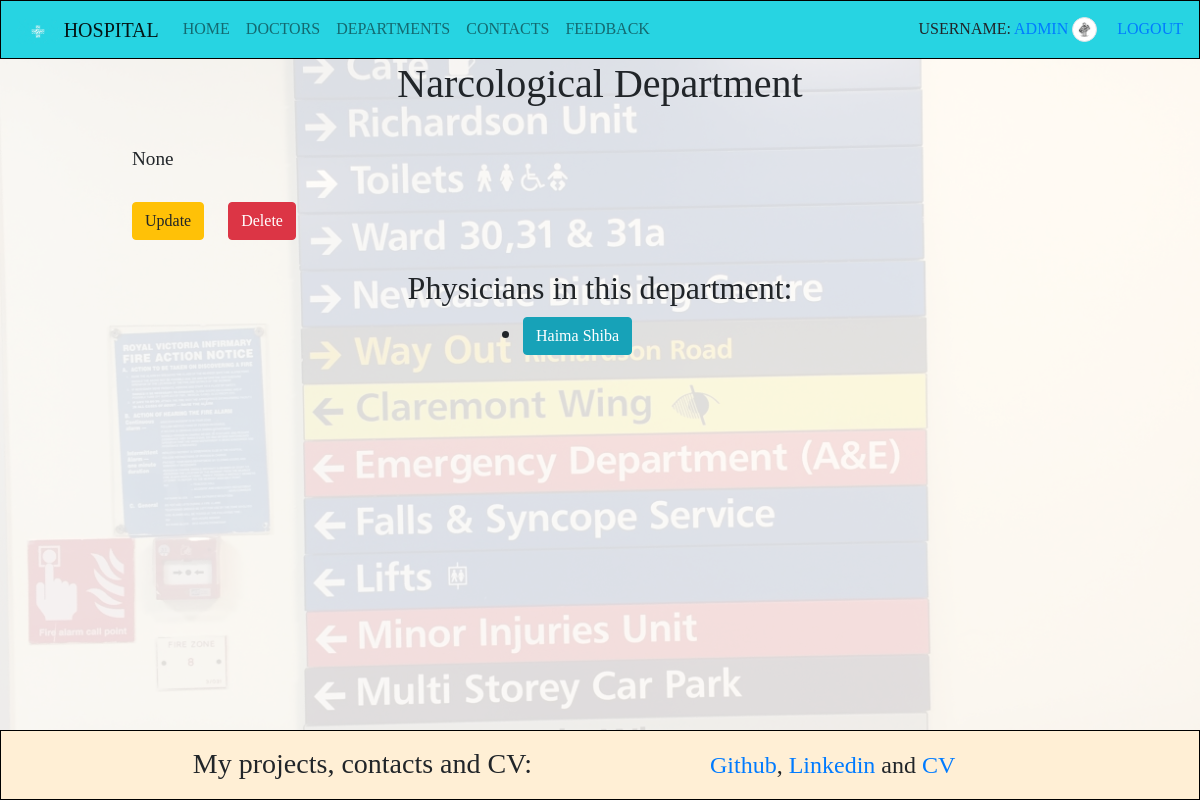
Before: /departments/12/ (signed in) with the older database file.
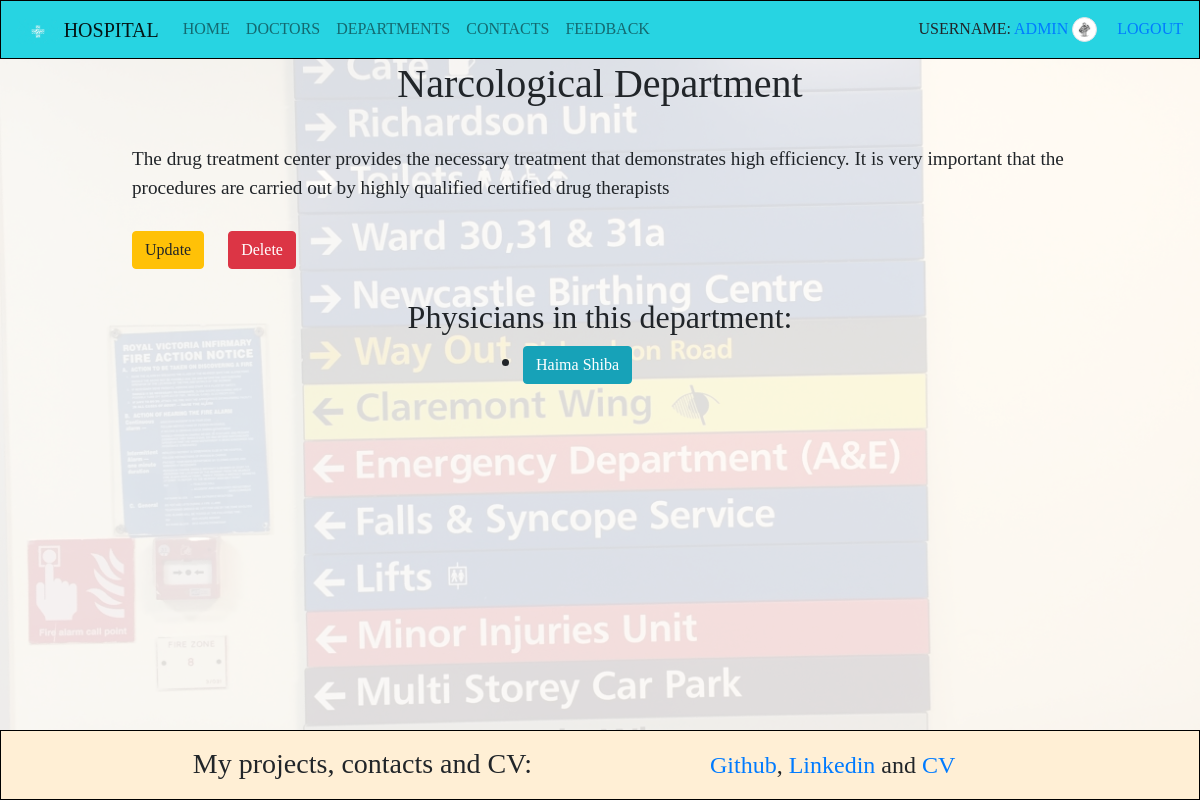
After: the same page with the newer database file.
### app/models.py (models this page shows, shortened)
class Doctor(AbstractUser):
    experience = models.IntegerField(null=True, blank=True, default=0)
    description = models.CharField(max_length=255, null=True, blank=True)
    contacts = models.IntegerField(null=True, blank=True)
    avatar = models.ImageField(upload_to="avatars", null=True, blank=True, default="avatars/default_user.png")
    department = models.ManyToManyField(Department)
    class Meta:
        ordering = ["first_name"]

class Department(models.Model):
    name = models.CharField(max_length=255)
    description = models.CharField(max_length=500, null=True, blank=True)
    class Meta:
        ordering = ["name"]

### app/views.py (the view)
# urls.py: path("departments/<int:pk>/", DepartmentDetailView.as_view(), name="departments_detail"),
class DepartmentDetailView(generic.DetailView):
    model = Department

### templates/app/department_detail.html (shortened to what this page needs)
{% extends "base.html" %}
{% block content %}
    <div class="department_detail">
        <h1 class="text-center">{{ department.name }}</h1>
        <br>
        <div class="department_description">
            {{ department.description }}
            <br>
            <br>
            <a class="btn btn-warning" href="{% url 'app:departments_update' pk=department.id %}">Update</a>
            <a class="btn btn-danger" href="{% url 'app:departments_delete' pk=department.id %}">Delete</a>
        </div>
        <div>
            <br>
            <h2 class="text-center">Physicians in this department:</h2>
            <div class="department_doctor">
                <ul>
                    {% for doctors in department.doctor_set.all %}
                    <li>
                        <a class="btn btn-info"  href="{% url 'app:doctor_detail' pk=doctors.id %}">
                        {{ doctors.first_name }} {{ doctors.last_name }}</a>
                    </li>
                    {% endfor %}
                </ul>
            </div>
        </div>
    </div>
{% endblock %}
{% block background %}
    <div class="departments_background"></div>
{% endblock %}

### templates/base.html (shortened to what this page needs)
<!DOCTYPE html>
<html lang="en">
<head>
    <link rel="stylesheet" href="https://cdn.jsdelivr.net/npm/bootstrap@4.6.2/dist/css/bootstrap.min.css"
>
    {% load static %}
    <link rel="stylesheet" href="{% static 'css/styles.css' %}">
</head>
<body>
    {% block background %}
    {% endblock %}
    {% block navbar %}
        {% include "includes/navbar.html" %}
    {% endblock %}
    <div class="container-fluid">
        <div class="row">
            <div class="col-sm-12">
                {% block content %}
                {% endblock %}
            </div>
        </div>
    </div>
    {% block footer %}
        {% include "includes/footer.html" %}
    {% endblock %}
</body>
</html>

### templates/includes/navbar.html (shortened to what this page needs)
<nav class="navbar navbar-light navbar-expand-lg bg-navbar fixed-top" role="navigation">
    <a class="navbar-brand">
        <img src="/static/images/brand-logo.jpeg" alt="" height="25">
        Hospital
    </a>
    <div class="collapse navbar-collapse" id="navbarSupportedContent">
        <ul class="navbar-nav mr-auto">
            <li class="nav-item">
                <a class="nav-link" href="{% url 'app:index' %}">Home</a>
            </li>
            <li class="nav-item">
                <a class="nav-link" href="{% url 'app:doctors_list' %}">Doctors</a>
            </li>
            <li class="nav-item">
                <a class="nav-link" href="{% url 'app:departments_list' %}">Departments</a>
            </li>
            <li class="nav-item">
                <a class="nav-link" href="{% url 'app:doctors_contact_list' %}">Contacts</a>
            </li>
            <li class="nav-item">
                <a class="nav-link" href="{% url 'app:contact_us' %}">Feedback</a>
            </li>
        </ul>
        <form class="form my-2 my-lg-0">
             {% if user.is_authenticated %}
                 Username: <a href="{% url 'app:doctor_detail' pk=user.id %}">{{ user.get_username }}</a>
                 <img class="img-thumbnail rounded-circle" style="width: 25px; height: 25px;" src="{{ user.avatar.url }}">
                 <a href="{% url 'logout'%}?next={{request.path}}">Logout</a>
            {% else %}
                <a href="{% url 'login'%}?next={{request.path}}">Login</a>
            {% endif %}
        </form>
    </div>
</nav>

### templates/includes/footer.html
<footer class="footer fixed-bottom">
    <div class="container">
        <div class="row py-3 text-center">
            <div class="col-md-6 col-lg-7 text-center mb-4 mb-md-0">
                <h3 class="mb-0">My projects, contacts and CV:</h3>
            </div>
            <div class="col-md-6 col-lg-5 text-center text-md-left">
                    <a href="{% url 'go-to-github' %}">Github</a>,
                    <a href="{% url 'go-to-linkedin' %}">Linkedin</a> and
                    <a href="{% url 'go-to-cv' %}">CV</a>
            </div>
        </div>
    </div>
</footer>

### static/css/styles.css (style rules this page uses)
body { font-family: Verdana, serif; position: relative; min-height: 100vh; padding-top: 60px; padding-bottom: 150px; }
.container-fluid { font-size: 120%; }
.departments_background { background: url("../images/departments_page.jpeg") center center/cover no-repeat; opacity: 15%; display: block; width: 100%; height: 100%; position: absolute; top: 0; left: 0; }
.navbar { background-color: #27d4e2; border: 1px solid black; text-transform: uppercase; }
.nav-item a::after { content: ''; display: block; width: 100%; background-color: #ccc; height: 1px; transform: scale(0); }
.footer { font-size: 150%; background-color: papayawhip; border: 1px solid black; }
.department_description { margin-left: 10%; margin-right: 10%; }
.department_doctor { font-size: x-large; margin-left: 40%; }

Changed rows visible on the page:
changed Department "Narcological Department": description "None" → "The drug treatment center provides the necessary treatment that demonstrates high efficiency. It is very important that the procedures are carried out by highly qualified certified drug therapists"
